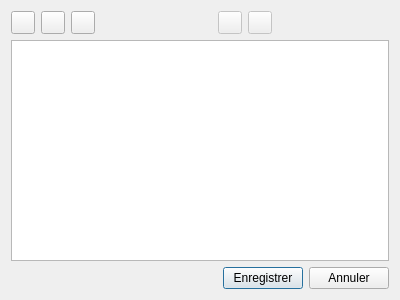
<?xml version="1.0" encoding="UTF-8"?>
<ui version="4.0">
 <class>SimpleWord</class>
 <widget class="QDialog" name="SimpleWord">
  <property name="geometry">
   <rect>
    <x>0</x>
    <y>0</y>
    <width>400</width>
    <height>300</height>
   </rect>
  </property>
  <property name="windowTitle">
   <string>Appréciation</string>
  </property>
  <layout class="QVBoxLayout" name="verticalLayout">
   <item>
    <layout class="QHBoxLayout" name="horizontalLayout">
     <item>
      <widget class="QToolButton" name="btn_bold">
       <property name="icon">
        <iconset resource="cible.qrc">
         <normaloff>:/images/bold.png</normaloff>:/images/bold.png</iconset>
       </property>
       <property name="checkable">
        <bool>true</bool>
       </property>
      </widget>
     </item>
     <item>
      <widget class="QToolButton" name="btn_italic">
       <property name="icon">
        <iconset resource="cible.qrc">
         <normaloff>:/images/italic.png</normaloff>:/images/italic.png</iconset>
       </property>
       <property name="checkable">
        <bool>true</bool>
       </property>
      </widget>
     </item>
     <item>
      <widget class="QToolButton" name="btn_underline">
       <property name="icon">
        <iconset resource="cible.qrc">
         <normaloff>:/images/underline.png</normaloff>:/images/underline.png</iconset>
       </property>
       <property name="checkable">
        <bool>true</bool>
       </property>
      </widget>
     </item>
     <item>
      <spacer name="horizontalSpacer">
       <property name="orientation">
        <enum>Qt::Horizontal</enum>
       </property>
       <property name="sizeHint" stdset="0">
        <size>
         <width>40</width>
         <height>20</height>
        </size>
       </property>
      </spacer>
     </item>
     <item>
      <widget class="QToolButton" name="btn_undo">
       <property name="enabled">
        <bool>false</bool>
       </property>
       <property name="icon">
        <iconset resource="cible.qrc">
         <normaloff>:/images/undo.png</normaloff>:/images/undo.png</iconset>
       </property>
      </widget>
     </item>
     <item>
      <widget class="QToolButton" name="btn_redo">
       <property name="enabled">
        <bool>false</bool>
       </property>
       <property name="icon">
        <iconset resource="cible.qrc">
         <normaloff>:/images/redo.png</normaloff>:/images/redo.png</iconset>
       </property>
      </widget>
     </item>
     <item>
      <spacer name="horizontalSpacer_2">
       <property name="orientation">
        <enum>Qt::Horizontal</enum>
       </property>
       <property name="sizeHint" stdset="0">
        <size>
         <width>40</width>
         <height>20</height>
        </size>
       </property>
      </spacer>
     </item>
    </layout>
   </item>
   <item>
    <widget class="QTextEdit" name="textEdit"/>
   </item>
   <item>
    <layout class="QHBoxLayout" name="horizontalLayout_2">
     <item>
      <spacer name="horizontalSpacer_3">
       <property name="orientation">
        <enum>Qt::Horizontal</enum>
       </property>
       <property name="sizeHint" stdset="0">
        <size>
         <width>40</width>
         <height>20</height>
        </size>
       </property>
      </spacer>
     </item>
     <item>
      <widget class="QPushButton" name="btn_save">
       <property name="text">
        <string>Enregistrer</string>
       </property>
      </widget>
     </item>
     <item>
      <widget class="QPushButton" name="btn_cancel">
       <property name="text">
        <string>Annuler</string>
       </property>
      </widget>
     </item>
    </layout>
   </item>
  </layout>
 </widget>
 <resources>
  <include location="cible.qrc"/>
 </resources>
 <connections/>
</ui>
